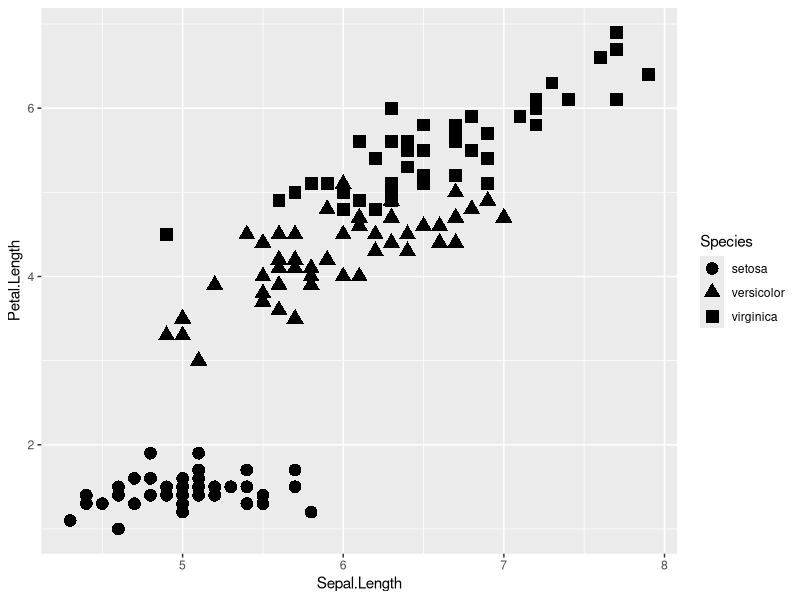
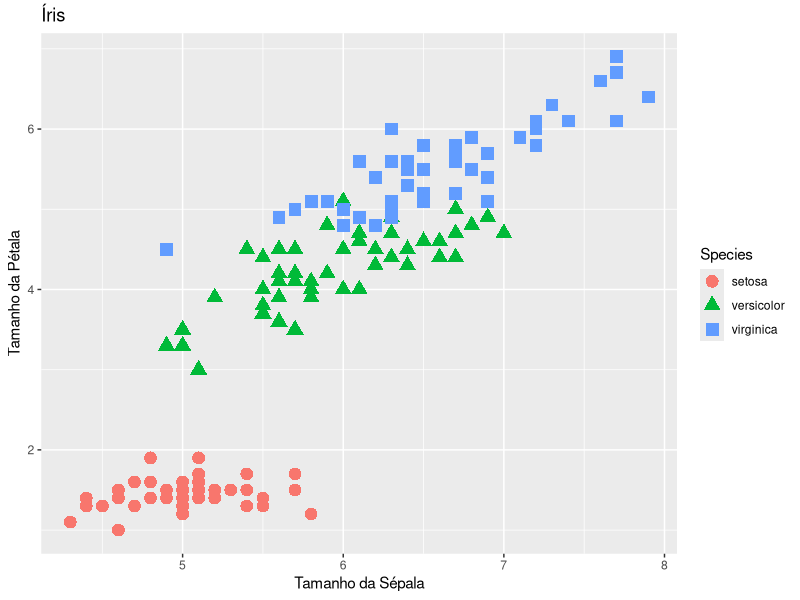
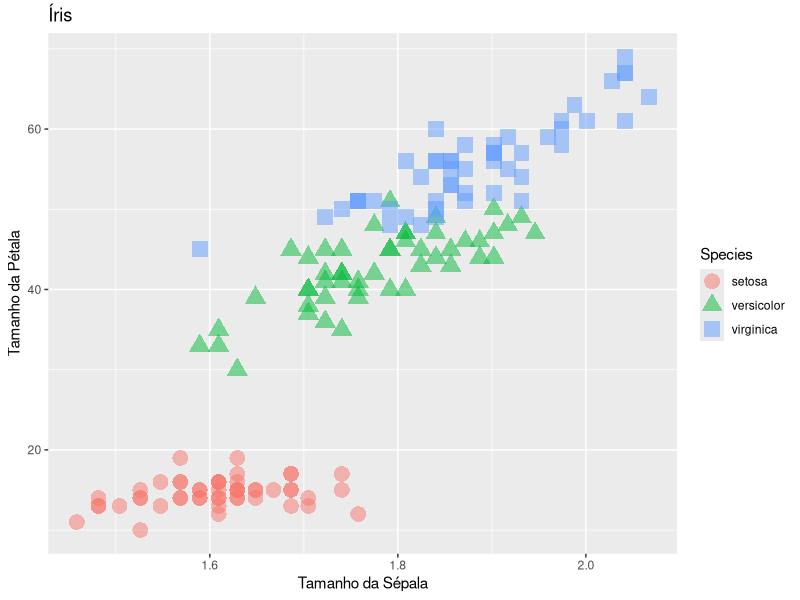
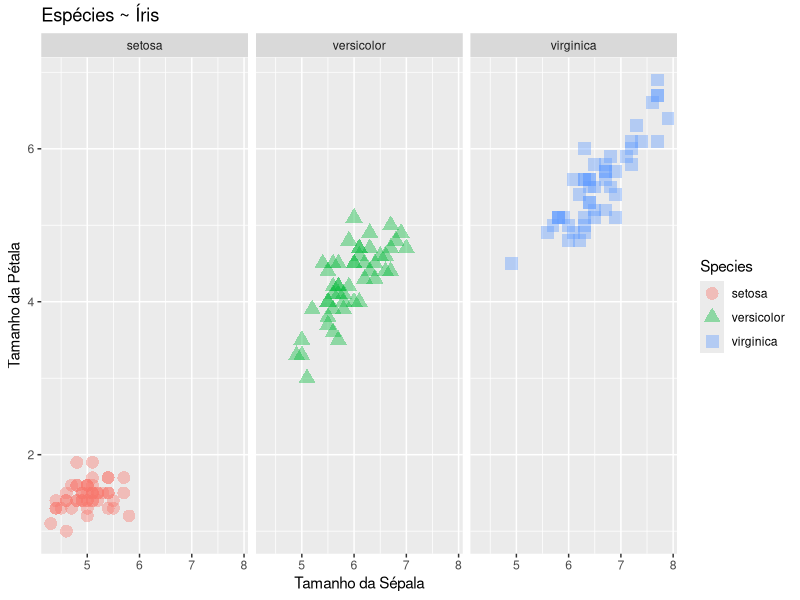
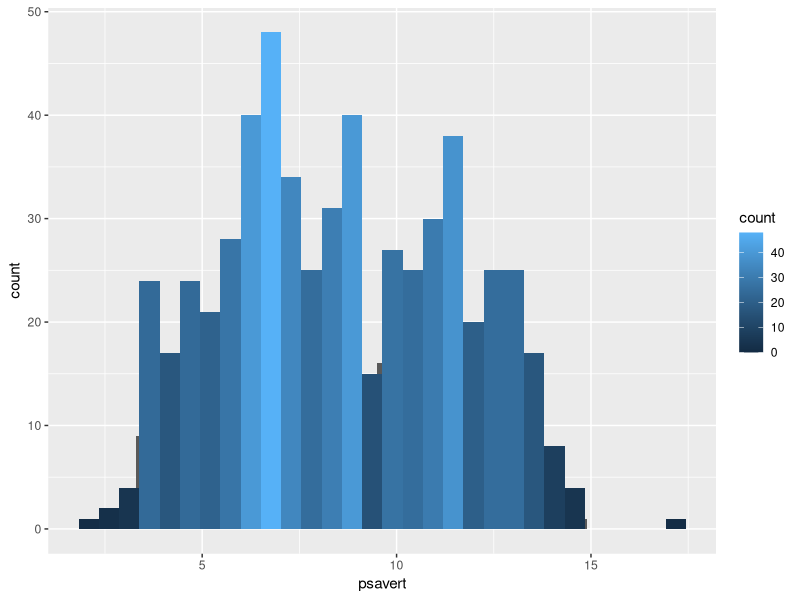
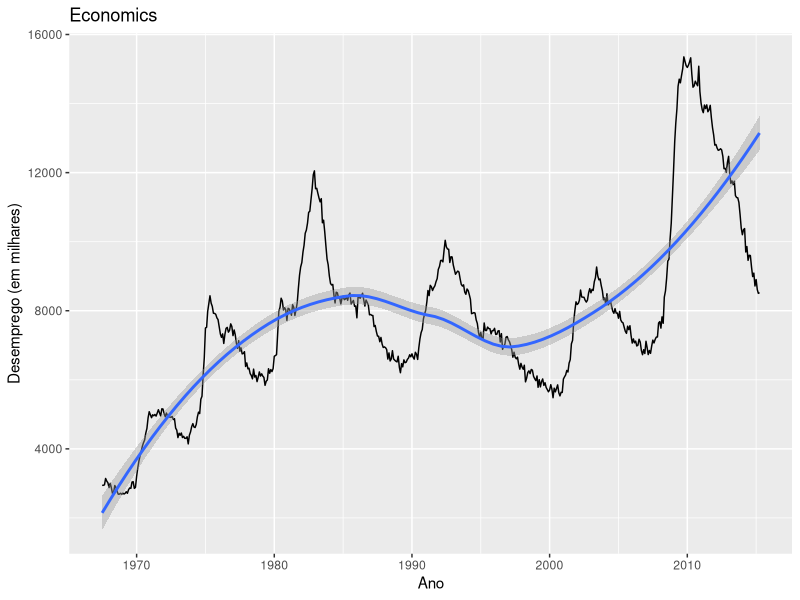

These figures' R source, in order:
## ---- chunk 1
library(ggplot2)
options(width = 200)
## ---- chunk 2
#install.packages("ggplot2")

#library(ggplot2)
## ---- chunk 3
# Carrega a base de dados em mt
iris <- iris

# Breve sumário sobre os dados
summary(iris)
## ---- chunk 4

a <- ggplot(data=iris, aes(x=Sepal.Length, y=Petal.Length, shape = Species)) 
a <- a + geom_point(size=4)
# Plot do gráfico
a
## ---- chunk 5

# ggplot(data=iris, aes(x=Sepal.Length, y=Petal.Length, shape = Species)) + geom_point(size=4, aes(colour=Species)) + xlab("Tamanho da Sépala") + ylab("Tamanho da Pétala") + ggtitle("Íris")

# Ou 

# ggplot(data=iris, aes(x=Sepal.Length, y=Petal.Length, shape = Species, col = Species)) + geom_point(size=4, aes(colour=Species)) + xlab("Tamanho da Sépala") + ylab("Tamanho da Pétala") + ggtitle("Íris")

# No caso em que utilizemos várias camadas como a 'geom_point()' é necessário que informemos novamente quem serão os eixos x e y, por exemplo:

ggplot(iris) + geom_point(aes(x=Sepal.Length, y=Petal.Length)) + geom_point(size=4, aes(x=Sepal.Length, y=Petal.Length, col=Species, shape=Species)) + xlab("Tamanho da Sépala") + ylab("Tamanho da Pétala") + ggtitle("Íris")

# Ou até mesmo transformar variáveis diretamente no próprio ggplot2 (repare na escala)

ggplot(iris) + geom_point(aes(x=log(Sepal.Length), y=Petal.Length*10, shape = Species, colour=Species), size=5, alpha=0.5) + xlab("Tamanho da Sépala") + ylab("Tamanho da Pétala") + ggtitle("Íris") 

## ---- chunk 6

ggplot(iris, aes(x=Sepal.Length, y=Petal.Length, col=Species, shape=Species)) + geom_point(size=4, alpha=0.4) + facet_wrap(~Species) + xlab("Tamanho da Sépala") + ylab("Tamanho da Pétala") + ggtitle("Espécies ~ Íris")

## ---- chunk 7
economics <- economics
## ---- chunk 8
ggplot(economics, aes(psavert)) + geom_histogram(binwidth=0.2) + geom_histogram(aes(fill=..count..)) # + scale_y_reverse() # + scale_fill_gradient("Count", low="red", high="blue")
## ---- chunk 9
# Geralmente uma série temporal
ggplot(economics, aes(x=date, y=unemploy)) + geom_line() + geom_smooth() + xlab("Ano") + ylab("Desemprego (em milhares)") + ggtitle("Economics")
## ---- chunk 10
#ggplot(iris) + geom_density(aes(aes(Petal.Width, colour = Specie)), alpha = 0.6)

#ggplot(I_subset, aes(Dur_msec, fill = Word))+ geom_density(position = "stack", aes(y = ..count..))

#ggplot(I_subset, aes(Dur_msec, fill = Word))+ geom_density(position = "fill", aes(y = ..count..))
## ---- chunk 11
# Geralmente uma série temporal
#ggplot(I_jean, aes(Word, fill = Word))+
  # geom_bar()
## ---- chunk 12
# Mescla de graficos
#ggplot(I_subset, aes(Dur_msec, F1.n, color = Word))+ geom_point()+ geom_line()


# All geometries begin with geom_, meaning you can get a full list using apropos().
# apropos("^geom_")
